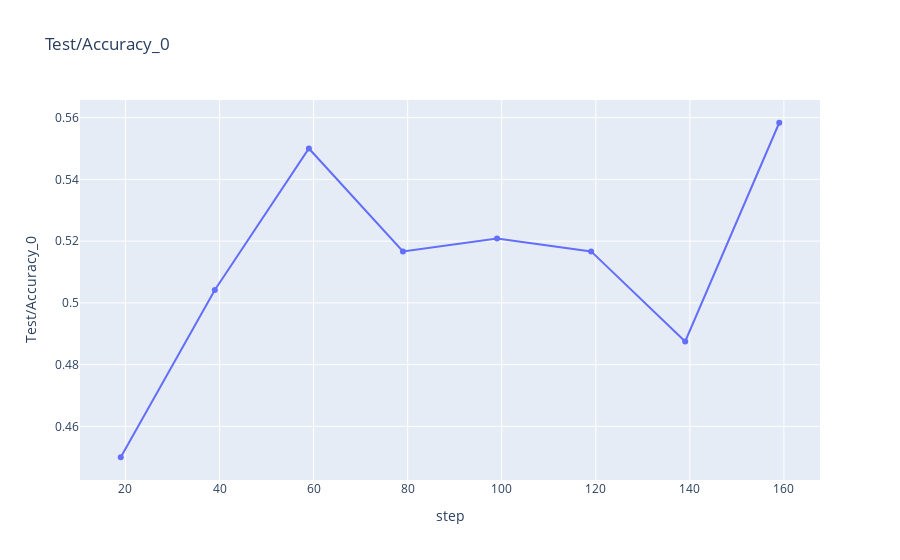
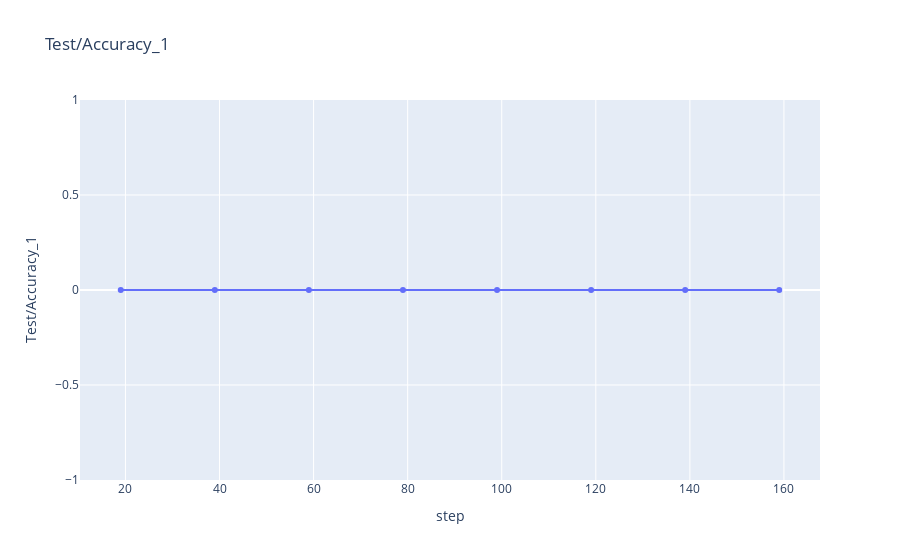
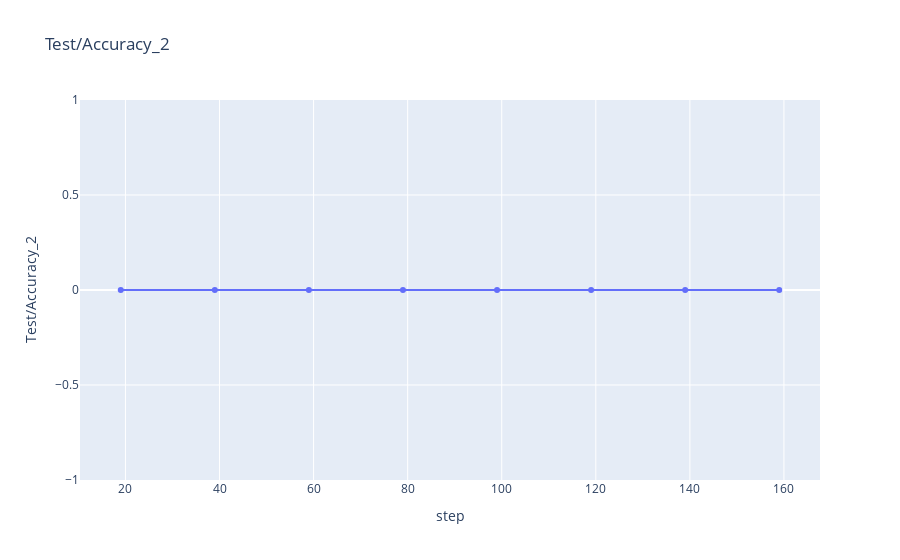
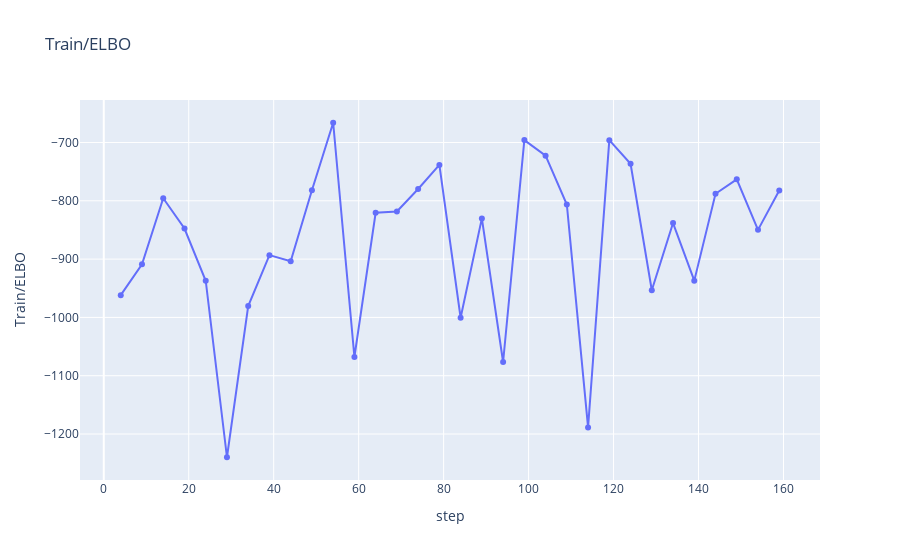

Source (notebook cell) for these figures, in order:
### Markdown cell above
Plot metrics

### Code cell
metrics = pd.read_csv("mt_logs/lightning_logs/version_0/metrics.csv")

for col in takewhile(lambda col: col != "step", metrics.columns):
    fig = px.line(metrics[[col, "step"]].dropna(), x="step", y=col, title=col, markers=True)
    fig.show()

### Figure 1 — Plotly figure (JSON) as saved in the notebook; plotly's stock layout.template omitted (floating-point values rounded to 4 significant figures)
{"data": [{"hovertemplate": "step=%{x}<br>Test/Accuracy_0=%{y}<extra></extra>", "legendgroup": "", "line": {"color": "#636efa", "dash": "solid"}, "marker": {"symbol": "circle"}, "mode": "lines+markers", "name": "", "orientation": "v", "showlegend": false, "type": "scatter", "x": [19, 39, 59, 79, 99, 119, 139, 159], "xaxis": "x", "y": [0.45, 0.5042, 0.55, 0.5167, 0.5208, 0.5167, 0.4875, 0.5583], "yaxis": "y"}], "layout": {"legend": {"tracegroupgap": 0}, "title": {"text": "Test/Accuracy_0"}, "xaxis": {"anchor": "y", "domain": [0, 1], "title": {"text": "step"}}, "yaxis": {"anchor": "x", "domain": [0, 1], "title": {"text": "Test/Accuracy_0"}}}}

### Figure 2 — Plotly figure (JSON) as saved in the notebook; plotly's stock layout.template omitted (floating-point values rounded to 4 significant figures)
{"data": [{"hovertemplate": "step=%{x}<br>Test/Accuracy_1=%{y}<extra></extra>", "legendgroup": "", "line": {"color": "#636efa", "dash": "solid"}, "marker": {"symbol": "circle"}, "mode": "lines+markers", "name": "", "orientation": "v", "showlegend": false, "type": "scatter", "x": [19, 39, 59, 79, 99, 119, 139, 159], "xaxis": "x", "y": [0.0, 0.0, 0.0, 0.0, 0.0, 0.0, 0.0, 0.0], "yaxis": "y"}], "layout": {"legend": {"tracegroupgap": 0}, "title": {"text": "Test/Accuracy_1"}, "xaxis": {"anchor": "y", "domain": [0, 1], "title": {"text": "step"}}, "yaxis": {"anchor": "x", "domain": [0, 1], "title": {"text": "Test/Accuracy_1"}}}}

### Figure 3 — Plotly figure (JSON) as saved in the notebook; plotly's stock layout.template omitted (floating-point values rounded to 4 significant figures)
{"data": [{"hovertemplate": "step=%{x}<br>Test/Accuracy_2=%{y}<extra></extra>", "legendgroup": "", "line": {"color": "#636efa", "dash": "solid"}, "marker": {"symbol": "circle"}, "mode": "lines+markers", "name": "", "orientation": "v", "showlegend": false, "type": "scatter", "x": [19, 39, 59, 79, 99, 119, 139, 159], "xaxis": "x", "y": [0.0, 0.0, 0.0, 0.0, 0.0, 0.0, 0.0, 0.0], "yaxis": "y"}], "layout": {"legend": {"tracegroupgap": 0}, "title": {"text": "Test/Accuracy_2"}, "xaxis": {"anchor": "y", "domain": [0, 1], "title": {"text": "step"}}, "yaxis": {"anchor": "x", "domain": [0, 1], "title": {"text": "Test/Accuracy_2"}}}}

### Figure 4 — Plotly figure (JSON) as saved in the notebook; plotly's stock layout.template omitted (floating-point values rounded to 4 significant figures)
{"data": [{"hovertemplate": "step=%{x}<br>Train/ELBO=%{y}<extra></extra>", "legendgroup": "", "line": {"color": "#636efa", "dash": "solid"}, "marker": {"symbol": "circle"}, "mode": "lines+markers", "name": "", "orientation": "v", "showlegend": false, "type": "scatter", "x": [4, 9, 14, 19, 24, 29, 34, 39, 44, 49, 54, 59, 64, 69, 74, 79, 84, 89, 94, 99, 104, 109, 114, 119, 124, 129, 134, 139, 144, 149, 154, 159], "xaxis": "x", "y": [-961.8, -909.0, -795.6, -847.6, -937.1, -1240.0, -980.6, -893.2, -903.8, -781.9, -666.1, -1068.0, -820.5, -818.4, -779.7, -738.5, -1001.0, -830.2, -1076.0, -695.9, -722.6, -806.3, -1189.0, -696.0, -736.4, -953.4, -838.2, -936.9, -787.9, -763.2, -849.9, -782.4], "yaxis": "y"}], "layout": {"legend": {"tracegroupgap": 0}, "title": {"text": "Train/ELBO"}, "xaxis": {"anchor": "y", "domain": [0, 1], "title": {"text": "step"}}, "yaxis": {"anchor": "x", "domain": [0, 1], "title": {"text": "Train/ELBO"}}}}
